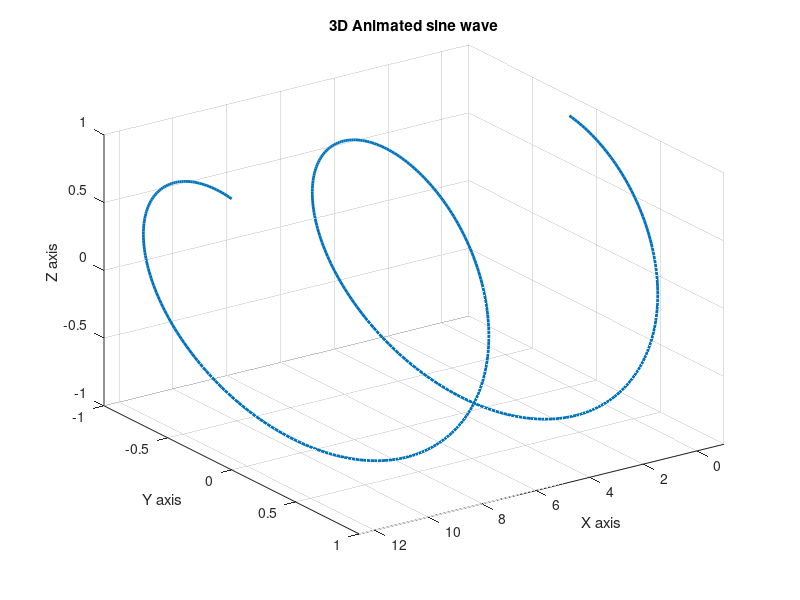

Source code (MATLAB):
clc;
clear;
close all;

x = linspace(0 ,4*pi,500);
t = linspace(0 ,2*pi,100);

figure
for k  = 1: length (t)
    y = sin(x);
    z = cos(x + t(k));

    plot3(x, y, z, 'lineWidth', 2)
    grid on

    xlabel('X axis')
    ylabel('Y axis')
    zlabel('Z axis')

    title ('3D Animated sine wave')

    axis([-1 4*pi -1 1 -1 1])

    view(45 + k, 30)
    drawnow
end
